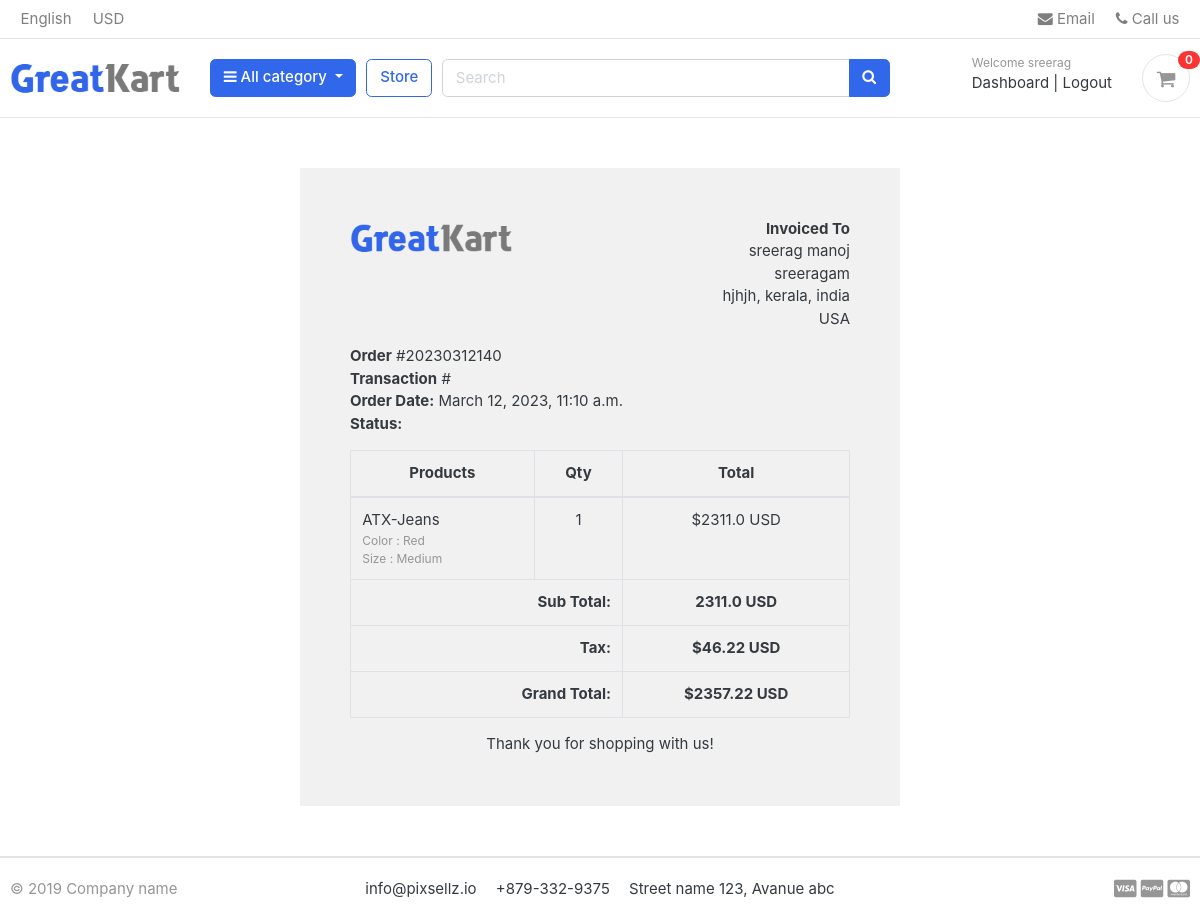
Screenshot of /accounts/order_detail/20230312140/ (signed in) with the database file from the repository.
### accounts/models.py (models this page shows, shortened)
class Account(AbstractBaseUser):
    first_name       = models.CharField(max_length=50)
    last_name        = models.CharField(max_length=50)
    username         = models.CharField(max_length=50, unique= True)
    email            = models.EmailField(max_length=100, unique= True)
    phone_number     = models.CharField(max_length=50)
    date_joined      = models.DateTimeField(auto_now_add= True)
    last_login       = models.DateTimeField(auto_now_add= True)
    is_admin         = models.BooleanField(default= False)
    is_staff         = models.BooleanField(default= False)
    is_active        = models.BooleanField(default= False)
    is_superadmin    = models.BooleanField(default= False)
    USERNAME_FIELD = 'email'
    REQUIRED_FIELDS = ['username', 'first_name', 'last_name']
    object=MyAccountManager()

### orders/models.py (models this page shows, shortened)
class Order(models.Model):
    STATUS = (
        ('New', 'New'),
        ('Accepted', 'Accepted'),
        ('Completed', 'Completed'),
        ('Cancelled', 'Cancelled'),
    )
    user            = models.ForeignKey(Account, on_delete=models.SET_NULL, null=True)
    Payment         = models.ForeignKey(Payment, on_delete=models.SET_NULL, blank=True, null=True)
    order_number    = models.CharField(max_length=20)
    first_name      = models.CharField(max_length=50)
    last_name       = models.CharField(max_length=50)
    phone           = models.CharField(max_length=15)
    email           = models.EmailField(max_length=50)
    address_line_1  = models.CharField(max_length=50)
    address_line_2  = models.CharField(max_length=50, blank=True)
    country         = models.CharField(max_length=50)
    state           = models.CharField(max_length=50)
    city            = models.CharField(max_length=50)
    order_note      = models.CharField(max_length=100, blank=True)
    order_total     = models.FloatField()
    tax             = models.FloatField()
    status          = models.CharField(max_length=10, choices=STATUS, default='Now')
    ip              = models.CharField(blank=True, max_length=20)
    is_ordered      = models.BooleanField(default=False)
    created_at      = models.DateTimeField(auto_now_add=True)
    updated_at      = models.DateTimeField(auto_now=True)
    def full_name(self):
        return f"{self.first_name} {self.last_name}"
    def full_address(self):
        return f"{self.address_line_1} {self.address_line_2}"

class OrderProduct(models.Model):
    order           = models.ForeignKey(Order, on_delete=models.CASCADE)
    payment         = models.ForeignKey(Payment, on_delete=models.SET_NULL, blank=True, null=True)
    user            = models.ForeignKey(Account, on_delete=models.CASCADE)
    product         = models.ForeignKey(Product, on_delete=models.CASCADE)
    variations      = models.ManyToManyField(Variation, blank= True)
    quantity        = models.IntegerField()
    product_price   = models.FloatField()
    ordered         = models.BooleanField(default=False)
    created_at      = models.DateTimeField(auto_now_add=True)
    updated_at      = models.DateTimeField(auto_now=True)

### store/models.py (models this page shows, shortened)
class Product(models.Model):
    product_name  = models.CharField(max_length=200, unique=True)
    slug          = models.SlugField(max_length=200, unique=True)
    description   = models.TextField(max_length=500, blank=True)
    price         = models.IntegerField()
    images        = models.ImageField(upload_to='photos/products')
    stock         = models.IntegerField()
    is_available  = models.BooleanField(default=True)
    category      = models.ForeignKey(Category, on_delete=models.CASCADE)
    created_date  = models.DateTimeField(auto_now_add=True)
    modified_date = models.DateTimeField(auto_now=True)

class Variation(models.Model):
    product            = models.ForeignKey(Product, on_delete=models.CASCADE)
    variation_category = models.CharField(max_length=100, choices=variation_category_choice)
    variation_value    = models.CharField(max_length=100)
    is_active          = models.BooleanField(default=True)
    created_date       = models.DateTimeField(auto_now=True)
    objects            =VariationManager()

### accounts/views.py (the view)
# urls.py: path('order_detail/<int:order_id>/', views.order_detail, name='order_detail'),
@login_required(login_url= 'login')
def order_detail(request, order_id):
    order_detail = OrderProduct.objects.filter(order__order_number = order_id)
    order = Order.objects.get(order_number = order_id)
    subtotal = 0
    for i in order_detail:
        subtotal+=i.product_price* i.quantity
    context ={
        'order_detail' : order_detail,
        'order' : order,
        'subtotal' : subtotal,
    }
    return render(request, 'accounts/order_detail.html', context)

### carts/context_processors.py (called while the page is built)
def counter(request):
    cart_count = 0
    if 'admin' in request.path:
        return()
    else:
        try:
            cart = Cart.objects.filter(cart_id=_cart_id(request))
            if request.user.is_authenticated:
                cart_items = CartItem.objects.all().filter(user=request.user)
            else:
                cart_items = CartItem.objects.all().filter(cart=cart[:1])
            for cart_item in cart_items:
                cart_count += cart_item.quantity
        except Cart.DoesNotExist:
            cart_count=0
        return dict(cart_count=cart_count)

### carts/views.py (called while the page is built)
def _cart_id(request):
    cart = request.session.session_key
    if not cart:
        cart= request.session.create()
    return cart

### category/context_processors.py (called while the page is built)
def menu_links(request):
    links = Category.objects.all()
    return dict(links=links)

### category/models.py (called while the page is built)
    def get_url(self):
        return reverse('products_by_category', args=[self.slug])

### templates/accounts/order_detail.html
{% extends 'base.html' %}
{% load static %}
{% block content %}
<div class="container" style="margin: 0 auto;width: 50%;padding: 50px;background: #f1f1f1;margin-top: 50px;margin-bottom: 50px;">
    <div class="row invoice row-printable">
        <div class="col-md-12">
            <div class="panel panel-default plain" id="dash_0">
                <div class="panel-body p30">
                    <div class="row">
                        <div class="col-lg-6">
                            <div class="invoice-logo"><img src="{% static '/images/logo.png' %}" alt="Invoice logo" style="max-height: 40px;"></div>
                        </div>
                        <div class="col-lg-6">
                            <div class="invoice-from">
                                <ul class="list-unstyled text-right">
                                    <li><strong>Invoiced To</strong></li>
                                    <li>{{order.full_name}}</li>
                                    <li>{{order.full_address}}</li>
                                    <li>{{order.city}}, {{order.state}}, {{order.country}}</li>
                                    <li>USA</li>
                                </ul>
                            </div>
                        </div>
                        <div class="col-lg-12">
                            <div class="invoice-details mt25">
                                <div class="well">
                                    <ul class="list-unstyled mb0">
                                        <li><strong>Order</strong> #{{order.order_number}}</li>
                                        <li><strong>Transaction</strong> #{{order.payment.payment_id}}</li>
                                        <li><strong>Order Date:</strong> {{order.created_at}}</li>
                                        <li><strong>Status:</strong> {{order.payment.status}}</li>
                                    </ul>
                                </div>
                            </div>
                            <div class="invoice-items">
                                <div class="table-responsive" style="overflow: hidden; outline: none;" tabindex="0">
                                    <table class="table table-bordered">
                                        <thead>
                                            <tr>
                                                <th class="per70 text-center">Products</th>
                                                <th class="per5 text-center">Qty</th>
                                                <th class="per25 text-center">Total</th>
                                            </tr>
                                        </thead>
                                        <tbody>
                                            {% for item  in order_detail %}
                                            <tr>
                                                <td>{{item.product.product_name}}
                                                    <p class="text-muted small">
                                                        {% if item.variations.all %}
                                                            {% for i in item.variations.all %}
                                                                {{ i.variation_category | capfirst }} : {{ i.variation_value | capfirst }} <br>
                                                            {% endfor %}
                                                        {% endif %}
                                                    </p>
                                                </td>
                                                <td class="text-center">{{item.quantity}}</td>
                                                <td class="text-center">${{item.product_price}} USD</td>
                                            </tr>
                                            {% endfor %}
                                        </tbody>
                                        <tfoot>
                                            <tr>
                                                <th colspan="2" class="text-right">Sub Total:</th>
                                                <th class="text-center">{{subtotal}} USD</th>
                                            </tr>
                                            <tr>
                                                <th colspan="2" class="text-right">Tax:</th>
                                                <th class="text-center">${{order.tax}} USD</th>
                                            </tr>
                                            <tr>
                                                <th colspan="2" class="text-right">Grand Total:</th>
                                                <th class="text-center">${{order.order_total}} USD</th>
                                            </tr>
                                        </tfoot>
                                    </table>
                                </div>
                            </div>
                            <div class="invoice-footer mt25">
                                <p class="text-center">Thank you for shopping with us!</p>
                            </div>
                        </div>
                    </div>
                </div>
            </div>
        </div>
    </div>
    </div>
{% endblock content %}

### templates/include/navbar.html (shortened to what this page needs)
{% load static %}
<header class="section-header">
    <nav class="navbar p-md-0 navbar-expand-sm navbar-light border-bottom">
    <div class="container">
      <div class="collapse navbar-collapse" id="navbarTop4">
        <ul class="navbar-nav mr-auto">
            <li class="nav-item dropdown">
                 <a href="#" class="nav-link">   English </a>
            </li>
            <li class="nav-item dropdown">
                <a href="#" class="nav-link"> USD </a>
            </li>
        </ul>
        <ul class="navbar-nav">
            <li><a href="#" class="nav-link"> <i class="fa fa-envelope"></i> Email </a></li>
            <li><a href="#" class="nav-link"> <i class="fa fa-phone"></i> Call us </a></li>
        </ul>
      </div>
    </div>
    </nav>
    <section class="header-main border-bottom">
        <div class="container">
    <div class="row align-items-center">
        <div class="col-lg-2 col-md-3 col-6">
            <a href="{% url 'home' %}" class="brand-wrap">
                <img class="logo" src="{% static './images/logo.png' %}">
            </a>
        </div>
        <div class="col-lg col-sm col-md col-6 flex-grow-0">
            <div class="category-wrap dropdown d-inline-block float-right">
                <button type="button" class="btn btn-primary dropdown-toggle" data-toggle="dropdown">
                    <i class="fa fa-bars"></i> All category
                </button>
            </div>
        </div>
        <a href="{% url 'store' %}" class="btn btn-outline-primary">Store</a>
        <div class="col-lg  col-md-6 col-sm-12 col">
            <form action="{% url 'search' %}" class="search" method="GET">
                <div class="input-group w-100">
                    <input type="text" class="form-control" style="width:60%;" placeholder="Search" name='keyword'>
                    <div class="input-group-append">
                      <button class="btn btn-primary" type="submit">
                        <i class="fa fa-search"></i>
                      </button>
                    </div>
                </div>
            </form>
        </div>
        <div class="col-lg-3 col-sm-6 col-8 order-2 order-lg-3">
                    <div class="d-flex justify-content-end mb-3 mb-lg-0">
                        {% if user.id is None %}
                        <div class="widget-header">
                            <small class="title text-muted">Welcome guest!</small>
                            <div>
                                <a href="{% url 'login' %}">Sign in</a> <span class="dark-transp"> | </span>
                                <a href="{% url 'register' %}"> Register</a>
                            </div>
                        </div>
                        {% else %}
                        <div class="widget-header">
                            <small class="title text-muted">Welcome {{ user.first_name }}</small>
                            <div>
                                <a href="{% url 'dashboard' %}">Dashboard</a> <span class="dark-transp"> | </span>
                                <a href="{% url 'logout' %}">Logout</a>
                            </div>
                        </div>
                        {% endif %}
                        <a href="{% url 'cart' %}" class="widget-header pl-3 ml-3">
                            <div class="icon icon-sm rounded-circle border"><i class="fa fa-shopping-cart"></i></div>
                            <span class="badge badge-pill badge-danger notify">{{cart_count}}</span>
                        </a>
                    </div>
                </div>
    </div>
        </div>
    </section>
    </header>

### static/css/ui.css (style rules this page uses)
html { font-family: "Inter", sans-serif; font-size: 15px; }
.icon-xs, .icon-sm, .icon-md, .icon-lg { display: inline-block; text-align: center; flex-shrink: 0; flex-grow: 0; }
.icon-sm { width: 48px; height: 48px; line-height: 48px !important; font-size: 20px; }
p:last-child { margin-bottom: 0; }
.header-main { position: relative; padding-top: 1rem; padding-bottom: 1rem; }
.brand-wrap .logo, .navbar-brand .logo { margin-right: 7px; max-height: 42px; display: inline-block; }
.widget-header { display: inline-block; vertical-align: middle; position: relative; }
.widget-header a { color: #343a40; }
.widget-header i { color: #969696; }
.widget-header .title { display: block; }
.widget-header .notify { position: absolute; top: -3px; right: -10px; }
[class*=list-] li:after { visibility: hidden; display: block; content: ""; overflow: hidden; height: 0; clear: both; }
.notify { position: absolute; top: -4px; right: -10px; display: inline-block; padding: 0.25em 0.6em; font-size: 12px; line-height: 1; text-align: center; border-radius: 3rem; color: #fff; background-color: #fa3434; }

### rows the page displays
Account: first_name "sreerag"
Order: full_name "sreerag manoj", full_address "sreeragam", city "hjhjh", state "kerala", country "india", order_number "20230312140", created_at "March 12, 2023, 11:10 a.m.", tax "46.22", order_total "2357.22"
OrderProduct: product.product_name "ATX-Jeans", quantity "1", product_price "2311.0"
Variation: variation_category "Color", variation_value "Red"
Variation: variation_category "Size", variation_value "Medium"

### other values shown
{{ cart_count }} "0"
{{ subtotal }} "2311.0"
